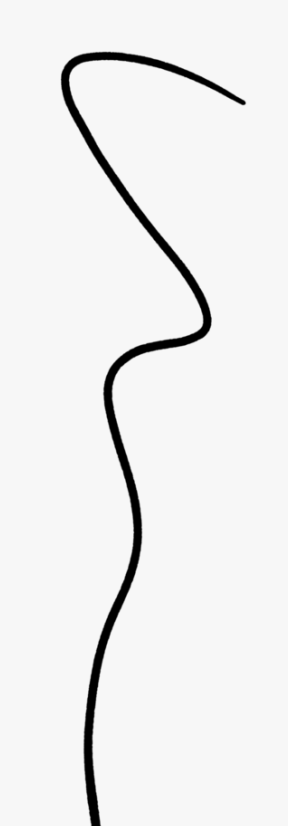
#> input picture test.png, 288 x 826 px
$ python -i test2.py   (imports and definitions only)
#> lines starting #> are read from the running program, lines starting #| are printed output that depends on the picture; after the words box and inside, x2 and y2 are one past the last pixel; in counts of white or black regions, pixels touching at a corner belong together
#> further down, picture is the input picture: shape (826, 288, 3); min 0, max 247, mean 237.9
import cv2
import os
import numpy as np
import time
from picamera.array import PiRGBArray
from picamera import PiCamera
directory_path = os.getcwd()

HISTO_ROWS = 5

def color_filter(img):
  kernel_size = 7
  blur = cv2.blur(img, (kernel_size, kernel_size), 0)
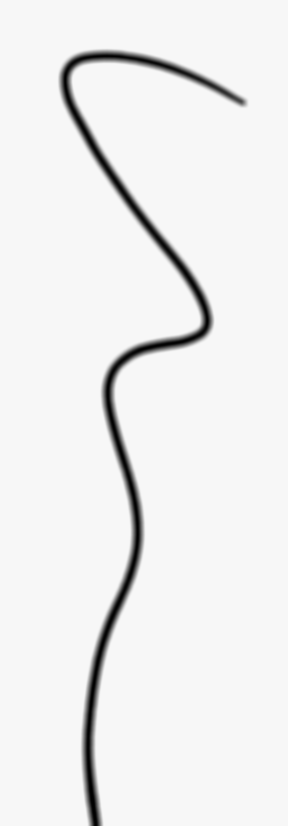
#> blur: shape (826, 288, 3); min 0, max 247, mean 237.9

  cv2.imshow('blur', blur)

  b_low = np.array([0, 0, 0])
  b_up = np.array([110, 110, 110])

  mask = cv2.inRange(blur, b_low, b_up)
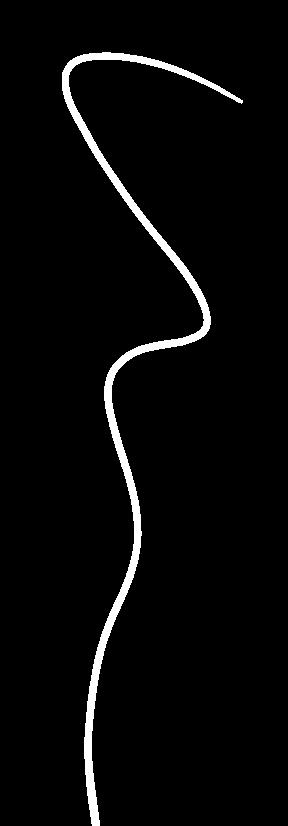
#> mask: shape (826, 288); 3.4% white; 1 white region, box (x1, y1, x2, y2) and area: (62, 52, 243, 826) 8032

  return cv2.bitwise_not(mask)

# [98 lines left out: function run_cv, not called in this run]
  #video.release()


# [3 lines not run here, left out]

>>> import cv2
>>> picture = cv2.imread('test.png')
>>> result = color_filter(picture)
